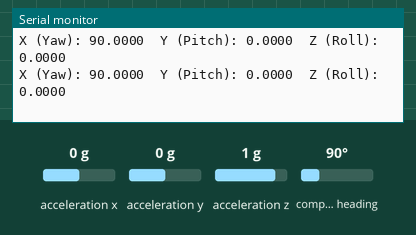
Recording of a sketch running on a simulated ESP32. On the bench: the last lines printed to the serial monitor. The inputs (shaded band) are chosen by the test bench; at power-on: acceleration x 0 g, acceleration y 0 g, acceleration z 1 g, compass heading 90°.

Above: at 3.2 s.
3.3 s: acceleration x set to -1.4 g
At 3.33 s:
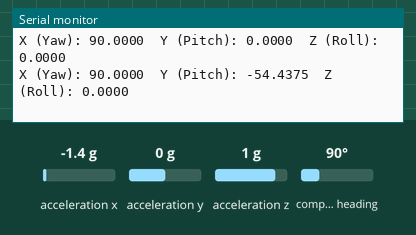
4.8 s: acceleration y set to -1.4 g
At 4.85 s:
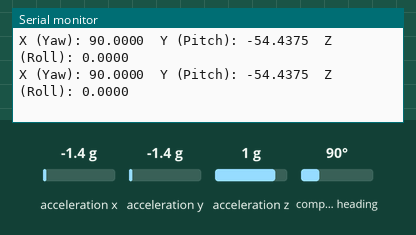
6.3 s: acceleration z set to -1.4 g
At 6.38 s:
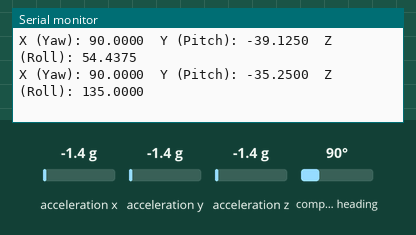
7.8 s: compass heading set to 7°
At 7.81 s:
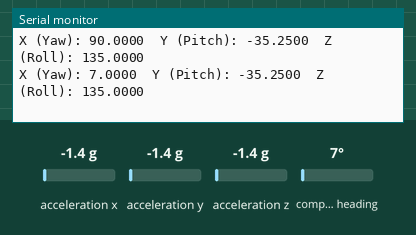
Timing chart, 0 to 10.3 s (numbered marks = the images above; inputs shaded):
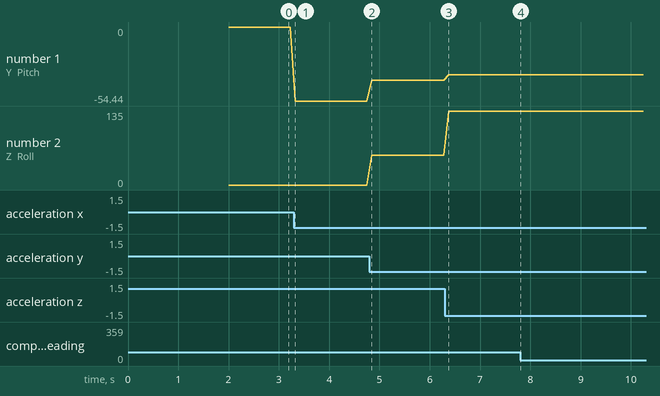

Measured:
- after the input at 3.3 s, the serial monitor: prints a new line at once (image 1)
- after the input at 6.3 s, the serial monitor: prints a new line after 0.08 s (image 3)
- after the input at 7.8 s, the serial monitor: prints a new line at once (image 4)
- plotted number 1: 0 → -54.44 after the input at 3.3 s, -54.44 → -39.12 after the input at 4.8 s, -39.12 → -35.25 after the input at 6.3 s
- plotted number 2: 0 → 54.44 after the input at 4.8 s, 54.44 → 135 after the input at 6.3 s

The sketch:

imuBNO055_test.ino
```cpp
#include <Wire.h>                // I2C communication library
#include <Adafruit_Sensor.h>    // Base sensor structures
#include <Adafruit_BNO055.h>    // BNO055 sensor library
#include <utility/imumaths.h>   // Math utilities for orientation data

// Create BNO055 object with ID 55 and default I2C address (0x28)
Adafruit_BNO055 bno = Adafruit_BNO055(55, 0x28);

void setup(void)
{
  Serial.begin(115200);   // Initialize serial communication for debugging
  delay(1000);            // Short delay to allow system startup

  // Initialize I2C communication on ESP32
  // SDA = GPIO 21, SCL = GPIO 22 (standard pins)
  Wire.begin(21, 22);

  Serial.println("BNO055 Test - ESP32");
  Serial.println("");

  // Attempt to initialize the sensor
  // If it fails, stop execution here
  if(!bno.begin())
  {
    Serial.println("BNO055 not detected. Check wiring or I2C address.");
    while(1); // Infinite loop to prevent further execution
  }

  delay(1000); // Allow sensor to stabilize

  // Enable external crystal for better accuracy
  bno.setExtCrystalUse(true);

  Serial.println("Sensor initialized successfully!");
}

void loop(void)
{
  sensors_event_t event;   // Structure to store sensor data

  // Get a new orientation reading
  bno.getEvent(&event);

  // Print orientation data in degrees
  // X = Yaw (heading)
  // Y = Pitch (forward/backward tilt)
  // Z = Roll (side tilt)
  Serial.print("X (Yaw): ");
  Serial.print(event.orientation.x, 4);

  Serial.print("\tY (Pitch): ");
  Serial.print(event.orientation.y, 4);

  Serial.print("\tZ (Roll): ");
  Serial.print(event.orientation.z, 4);

  Serial.println("");

  delay(100); // Small delay to avoid flooding the serial monitor
}
```
